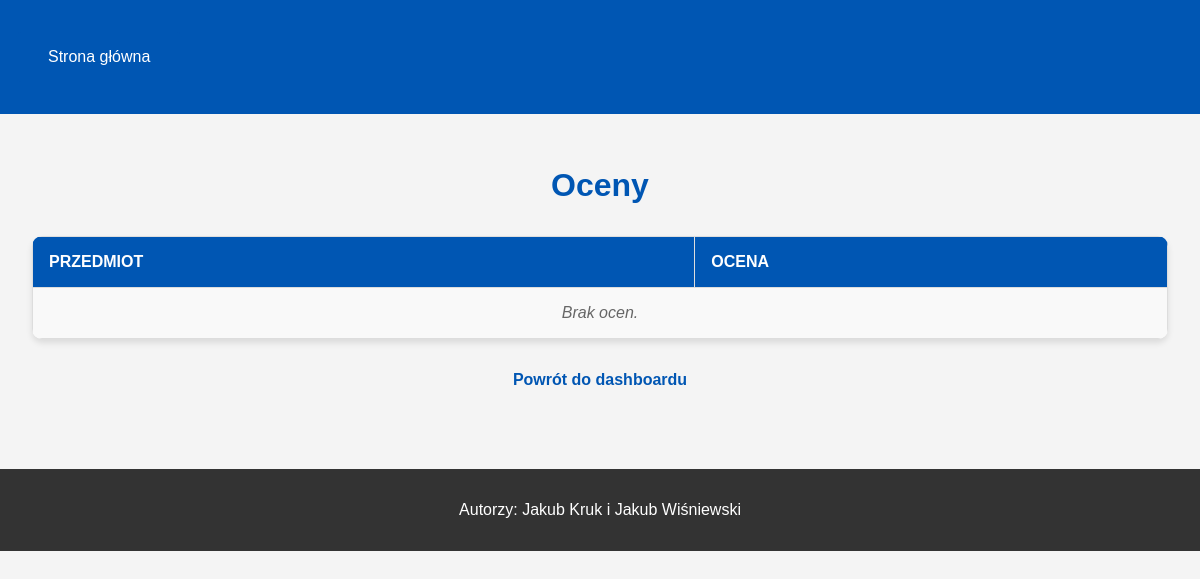
The app's page /grades/ (signed in), older data.
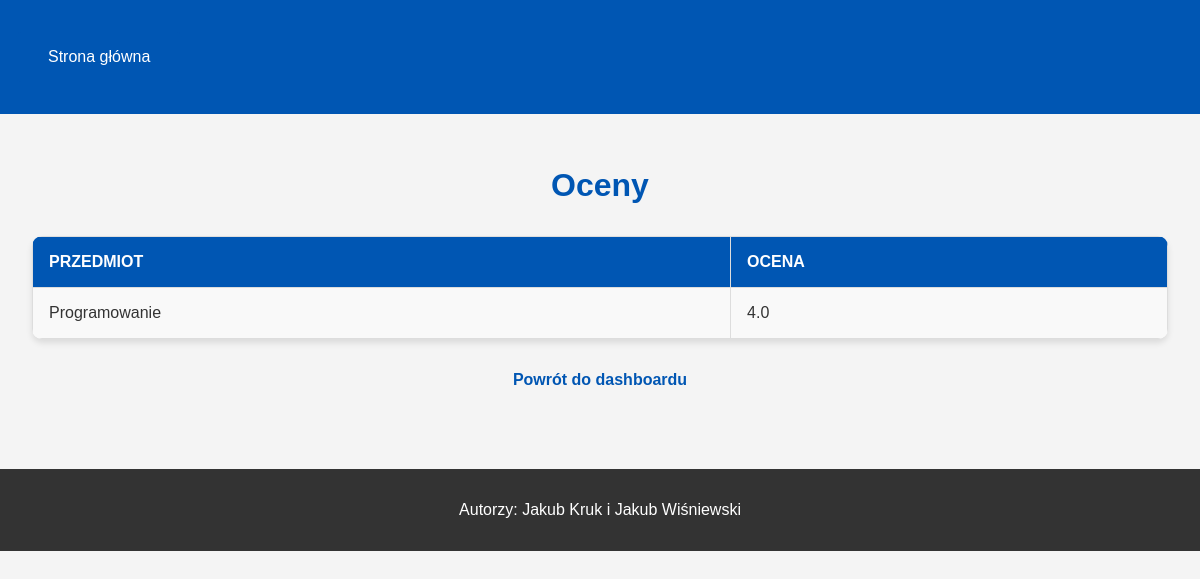
The same page, newer data.
### main/models.py (models this page shows, shortened)
class Grade(models.Model):
    student = models.ForeignKey(CustomUser, on_delete=models.CASCADE, related_name='grades')
    subject = models.ForeignKey(Subject, on_delete=models.CASCADE)
    grade = models.DecimalField(max_digits=2, decimal_places=1, choices=[(x, x) for x in [2.0, 3.0, 3.5, 4.0, 4.5, 5.0]])

class Subject(models.Model):
    name = models.CharField(max_length=100)
    group = models.ForeignKey(Group, on_delete=models.CASCADE, related_name='subjects')

### main/views.py (the view)
# urls.py: path('grades/', views.grades, name='grades'),  # Oceny
@login_required
def grades(request):
    if not Grade.objects.filter(student=request.user).exists():
        subjects = Subject.objects.filter(group__name=request.user.group)
        for subject in subjects:
            Grade.objects.create(
                student=request.user,
                subject=subject,
                grade=random.choice([2.0, 3.0, 3.5, 4.0, 4.5, 5.0]),
            )
    grades_data = Grade.objects.filter(student=request.user)
    return render(request, 'main/grades.html', {'grades': grades_data})

### main/templates/main/grades.html (shortened to what this page needs)
{% extends 'main/base.html' %}
{% block content %}
    <div class="grades-container">
        <h1>Oceny</h1>
        <table>
            <tr>
                <th>Przedmiot</th>
                <th>Ocena</th>
            </tr>
            {% for grade in grades %}
            <tr>
                <td>{{ grade.subject.name }}</td>
                <td>{{ grade.grade }}</td>
            </tr>
            {% empty %}
            <tr>
                <td colspan="2">Brak ocen.</td>
            </tr>
            {% endfor %}
        </table>
        <a href="{% url 'dashboard' %}" class="back-link">Powrót do dashboardu</a>
    </div>
{% endblock %}

### main/templates/main/base.html (shortened to what this page needs)
{% load static %}
<link rel="stylesheet" href="{% static 'main/style.css' %}">
<!DOCTYPE html>
<html lang="pl">
<head>
</head>
<body>
    <header>
        <nav>
            <ul>
                <li><a href="{% url 'home' %}">Strona główna</a></li>
            </ul>
        </nav>
    </header>
    <main>
        {% block content %}{% endblock %}
    </main>
    <footer>
        <p>Autorzy: Jakub Kruk i Jakub Wiśniewski</p>
    </footer>
</body>
</html>

### main/static/main/style.css (style rules this page uses)
body { font-family: Arial, sans-serif; margin: 0; padding: 0; background-color: #f9f9f9; color: #333; }
header { background-color: #0056b3; color: #fff; padding: 1rem; }
header nav ul { list-style: none; margin: 0; padding: 0; display: flex; }
header nav ul li { margin-right: 1rem; }
header nav ul li a { color: #fff; text-decoration: none; }
footer { background-color: #333; color: #fff; text-align: center; padding: 1rem; margin-top: 2rem; }
main { padding: 2rem; }
table { width: 100%; border-collapse: collapse; margin: 2rem 0; }
th, td { padding: 0.8rem; text-align: left; border: 1px solid #ddd; }
th { background-color: #0056b3; color: #fff; }
tr:nth-child(even) { background-color: #f2f2f2; }
a { color: #0056b3; text-decoration: none; }
body { font-family: Arial, sans-serif; margin: 0; padding: 0; background-color: #f4f4f4; color: #333; }
h1 { font-size: 2rem; color: #0056b3; margin-bottom: 1rem; }
ul { list-style-type: none; padding: 0; }
ul li { margin: 1rem 0; }
ul li a { text-decoration: none; color: #fff; background-color: #0056b3; padding: 1rem; display: inline-block; width: 100%; border-radius: 5px; text-align: center; }
h1 { font-size: 2rem; color: #0056b3; margin-bottom: 1rem; text-align: center; }
table { width: 100%; border-collapse: collapse; margin: 2rem 0; background-color: #fff; box-shadow: 0 4px 6px rgba(0, 0, 0, 0.1); border-radius: 10px; overflow: hidden; }
th, td { padding: 1rem; text-align: left; border-bottom: 1px solid #ddd; }
th { background-color: #0056b3; color: #fff; text-transform: uppercase; }
tr:nth-child(even) { background-color: #f9f9f9; }
.back-link { display: inline-block; margin: 1rem auto; text-align: center; color: #0056b3; text-decoration: none; font-weight: bold; }
.back-link { display: block; text-align: center; margin-top: 1rem; color: #0056b3; text-decoration: none; font-weight: bold; }

Row changes from the older to the newer data that the page shows:
added Grade: subject.name "Programowanie", grade "4.0"
Text that changed along with them:
text no longer shown: "Brak ocen."
